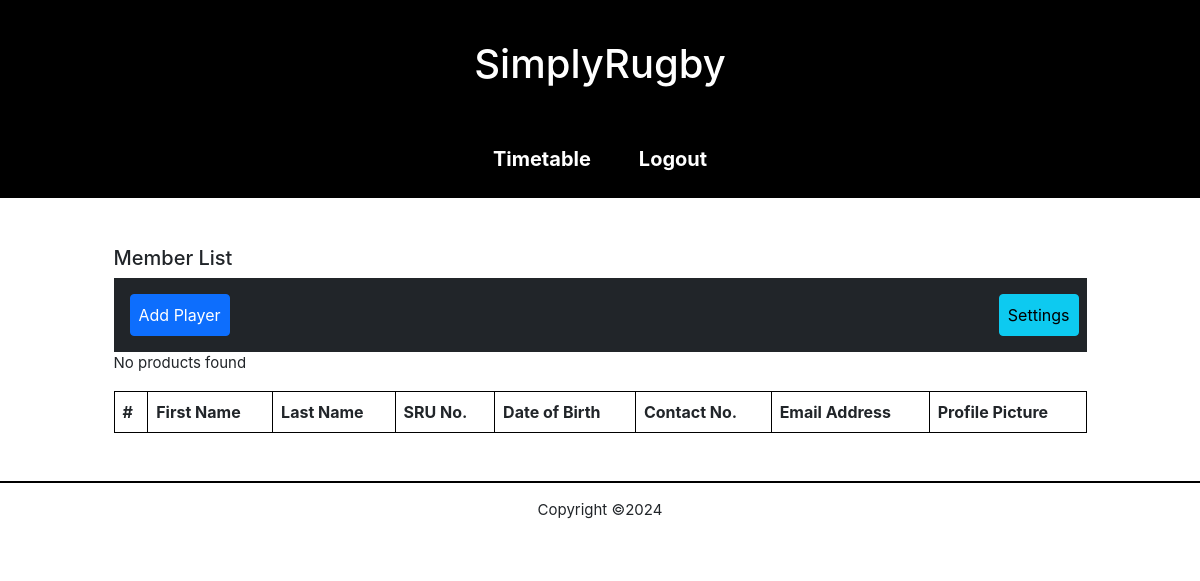
Page /member-list.php (signed in) on the earlier database version.
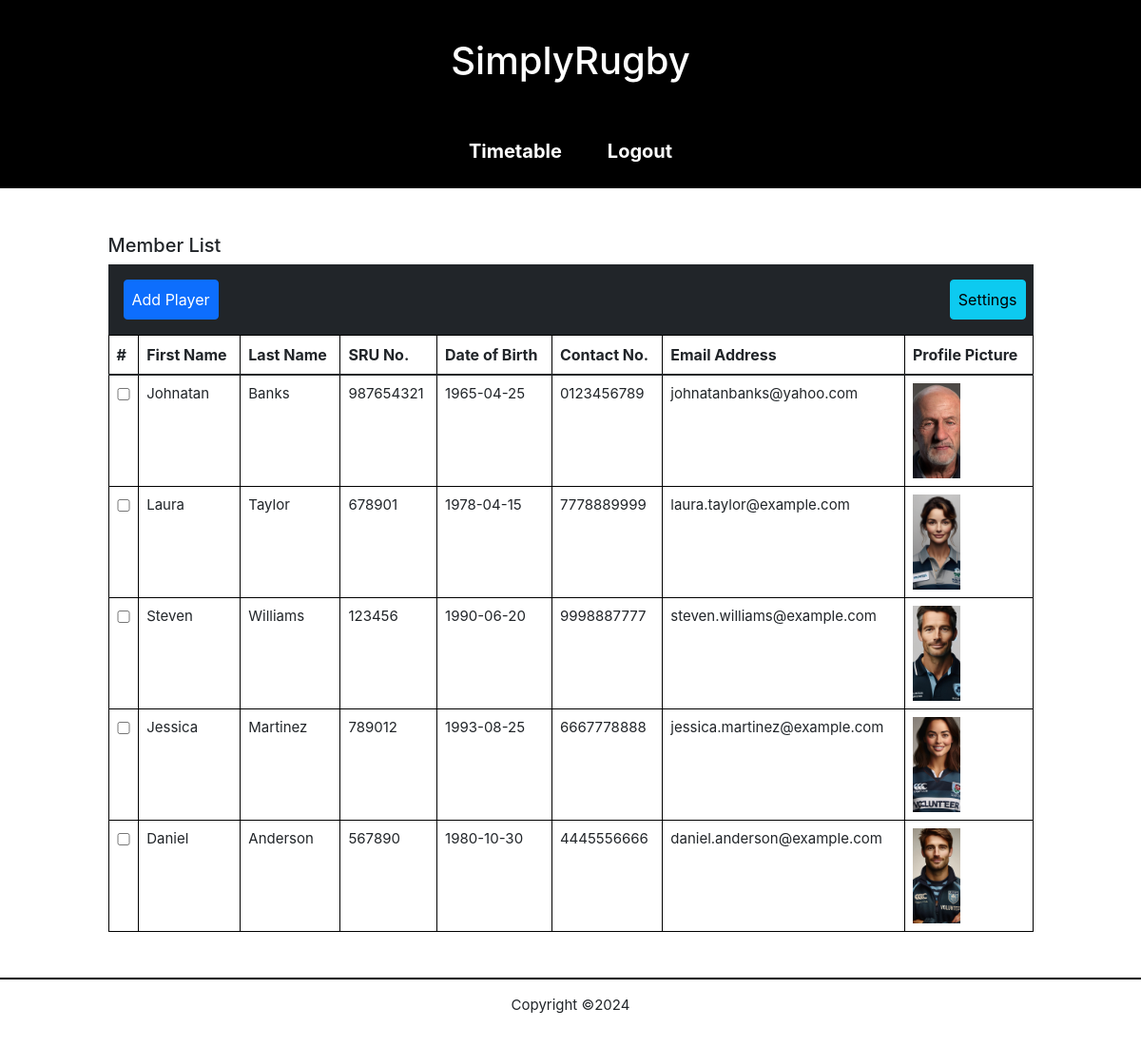
Same page on the later database version.
### tables this page shows
CREATE TABLE members (
  member_id INT PRIMARY KEY AUTO_INCREMENT NOT NULL,
  address_id INT NOT NULL,
  user_id INT,
  first_name  varchar(32) NOT NULL,
  last_name  varchar(32) NOT NULL,
  dob DATE,
  sru_no  INT NOT NULL,
  contact_no  varchar(40) NOT NULL,
  mobile_no  varchar(40),
  email_address varchar(45),
  filename VARCHAR(64),
  FOREIGN KEY (address_id) REFERENCES addresses (address_id),
  FOREIGN KEY (user_id) REFERENCES users (user_id)
);

### classes/member.php (called while the page is built, shortened)
<?php
require_once("classes/utils.php");
class Member
{
  public static function getAllMembers()
  {
    $conn = Connection::connect();
    $stmt = $conn->prepare(SQL::$getAllMembers);
    $stmt->execute();
    $members = $stmt->fetchAll();
    return $members;
  }
}

### classes/utils.php (called while the page is built, shortened)
<?php
class Utils {
  public static function escape($input) {
    return trim(htmlspecialchars($input));
  }
}

### components/member-card.php (the view, shortened to what this page needs)
<tr class="hover-overlay" >
        <td data-th="#" ><input type="checkbox" name="check_list[]" class="cb" onchange="cbChange(this)" value="<?php echo $member_id; ?>"></td>
        <td onclick="location.href='member-page.php?id=<?php echo $member_id; ?>'" data-th="First Name" class="first-name-label"><p><?php echo $firstName; ?></p></td>
        <td onclick="location.href='member-page.php?id=<?php echo $member_id; ?>'" data-th="Last Name" class="last-name-label" ><p><?php echo $lastName; ?></p></td>
        <td onclick="location.href='member-page.php?id=<?php echo $member_id; ?>'"data-th="SRU No." class="sru-label"><p><?php echo $sruNumber; ?></p></td>
        <td onclick="location.href='member-page.php?id=<?php echo $member_id; ?>'" data-th="Date of Birth" class="dob-label"><p><?php echo $dob; ?></p></td>
        <td onclick="location.href='member-page.php?id=<?php echo $member_id; ?>'" data-th="Contact No." class="contact-label"><p><?php echo $contactNumber; ?></p></td>
        <td onclick="location.href='member-page.php?id=<?php echo $member_id; ?>'" data-th="Email Address" class="email-label"><p><?php echo $emailAddress; ?></p></td>
        <td onclick="location.href='member-page.php?id=<?php echo $member_id; ?>'" data-th="Profile Picture" class="pfp-label">    <img src="images/<?php echo $filename; ?>" alt="Cover for <?php echo $firstName; ?>" class="player-image"></td>
</tr>

### classes/components.php (shortened to what this page needs)
<?php
class Components {
  public static function pageHeader($pageTitle, $stylesheets, $scripts) {
    require("components/header.php");
  }
  public static function pageFooter() {
    require("components/footer.php");
  }
  public static function allMembers($members)
  {
    if (!empty($members)) {
      foreach ($members as $member) {
        $member_id = Utils::escape($member["member_id"]);
        $firstName = Utils::escape($member["first_name"]);
        $lastName = Utils::escape($member["last_name"]);
        $dob = Utils::escape($member["dob"]);
        $sruNumber = Utils::escape($member["sru_no"]);
        $contactNumber = Utils::escape($member["contact_no"]);
        $emailAddress = Utils::escape($member["email_address"]);
        $filename = Utils::escape($member["filename"]);
        require("components/member-card.php");
      }
    } else {
      require("components/no-players-found.php");
    }
  }
}

### components/no-players-found.php
<p>No products found</p>

Differences in the rows shown:
added members: first_name "Johnatan", last_name "Banks", sru_no "987654321", dob "1965-04-25", contact_no "0123456789", email_address "johnatanbanks@yahoo.com", filename (picture)
added members: first_name "Laura", last_name "Taylor", sru_no "678901", dob "1978-04-15", contact_no "7778889999", email_address "laura.taylor@example.com", filename (picture)
added members: first_name "Steven", last_name "Williams", sru_no "123456", dob "1990-06-20", contact_no "9998887777", email_address "steven.williams@example.com", filename (picture)
added members: first_name "Jessica", last_name "Martinez", sru_no "789012", dob "1993-08-25", contact_no "6667778888", email_address "jessica.martinez@example.com", filename (picture)
added members: first_name "Daniel", last_name "Anderson", sru_no "567890", dob "1980-10-30", contact_no "4445556666", email_address "daniel.anderson@example.com", filename (picture)
Other differences:
text no longer shown: "No products found"
